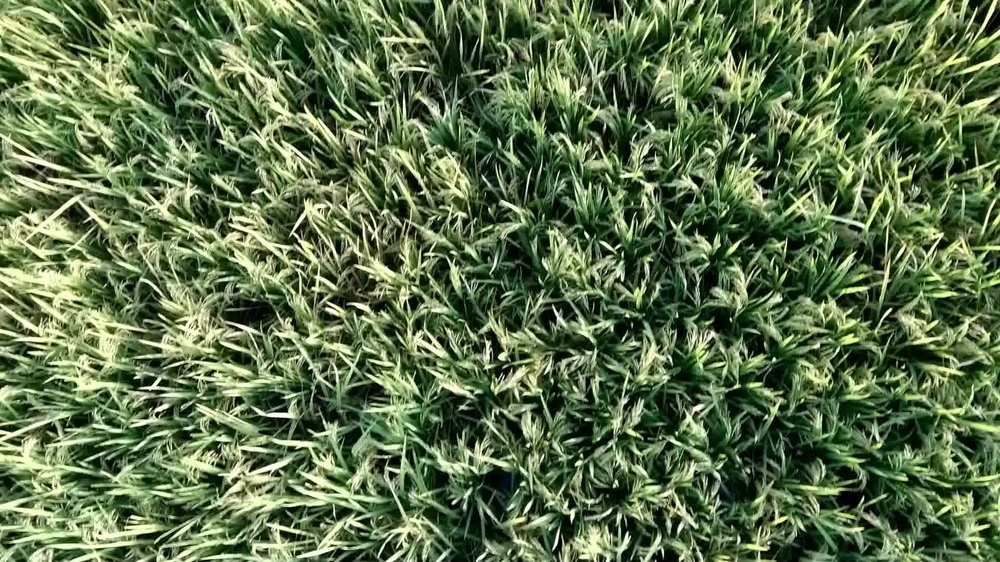
#> input picture project/backend/images/ezgif-frame-020.jpg, 1000 x 562 px, shrunk from 1920 x 1080 before the run, found by its file name; its folder holds only this picture in this run
$ python preprocess.py
#> lines starting #> are read from the running program, lines starting #| are printed output that depends on the picture
import os
import cv2
import numpy as np
import pandas as pd

def preprocess_image(image):
    """
    Preprocess image by enhancing contrast, normalizing color, and reducing noise.
    """
    # Convert image to Lab color space (better separation of lightness and color channels)
    image_lab = cv2.cvtColor(image, cv2.COLOR_BGR2LAB)
    l, a, b = cv2.split(image_lab)

    # Apply CLAHE (Contrast Limited Adaptive Histogram Equalization) to enhance contrast
    clahe = cv2.createCLAHE(clipLimit=3.0, tileGridSize=(8, 8))
    cl = clahe.apply(l)  # Enhance only the lightness channel
    enhanced_lab_image = cv2.merge([cl, a, b])
    enhanced_image = cv2.cvtColor(enhanced_lab_image, cv2.COLOR_LAB2BGR)

    # Reduce noise using Gaussian blur for smoothing
    smoothed_image = cv2.GaussianBlur(enhanced_image, (5, 5), 0)

    return smoothed_image

def calculate_vari(image):
    """
    Calculate the VARI for an image (Green-Red / Green+Red-Blue).
    VARI is sensitive to color balance, so we can adjust for that.
    """
    red = image[:, :, 2].astype(float)
    green = image[:, :, 1].astype(float)
    blue = image[:, :, 0].astype(float)

    # Ensure we handle edge cases with a small epsilon to avoid division by zero
    vari = (green - red) / (green + red - blue + 1e-6)  # VARI formula
    return np.clip(vari, -1, 1)  # Clip the values between -1 and 1

def generate_label(vari_mean):
    """
    Generate label based on the mean VARI value.
    """
    if vari_mean >= 0.7:
        return 4  # Very healthy vegetation (green)
    elif vari_mean >= 0.6:
        return 3  # Healthy vegetation
    elif vari_mean >= 0.4:
        return 2  # Semi-healthy vegetation
    elif vari_mean >= 0.2:
        return 1  # Poor vegetation
    else:
        return 0  # Barren or unhealthy vegetation

def split_image_into_regions(image, rows=4, cols=4):
    """
    Split the image into regions of equal size.
    """
    height, width = image.shape[:2]
    region_height = height // rows
    region_width = width // cols
    regions = []

    for i in range(rows):
        for j in range(cols):
            y_start, y_end = i * region_height, (i + 1) * region_height
            x_start, x_end = j * region_width, (j + 1) * region_width
            regions.append((image[y_start:y_end, x_start:x_end], (y_start, y_end, x_start, x_end)))

    return regions

# [30 lines left out: function annotate_image, not called in this run]

def enhance_image(image):
    """
    This function aims to enhance the image based on global illumination or low-contrast regions.
    """
    # Apply a simple brightness/contrast enhancement
    image_lab = cv2.cvtColor(image, cv2.COLOR_BGR2LAB)
    l, a, b = cv2.split(image_lab)
    l = cv2.equalizeHist(l)  # Equalize histogram of the L (lightness) channel
    enhanced_image = cv2.merge([l, a, b])
    enhanced_image = cv2.cvtColor(enhanced_image, cv2.COLOR_LAB2BGR)
    return enhanced_image

# Directories
input_folder = "C:/Users/Sohum Srivastava/Desktop/vari-app/project/backend/images"
output_folder = "C:/Users/Sohum Srivastava/Desktop/vari-app/project/backend/output_images"
vari_folder = "C:/Users/Sohum Srivastava/Desktop/vari-app/project/backend/vari_values"
label_folder = "C:/Users/Sohum Srivastava/Desktop/vari-app/project/backend/labels"


# Process each image
for filename in os.listdir(input_folder):
    filepath = os.path.join(input_folder, filename)
    if filename.lower().endswith(('.png', '.jpg', '.jpeg')):
        # Load and preprocess image
        image = cv2.imread(filepath)
#> image is the input picture: shape (562, 1000, 3); mean B, G, R 75.3, 114.6, 93.4
        enhanced_image = enhance_image(image)  # Brightness/contrast adjustment
#> in enhance_image, `image_lab = cv2.cvtColor(image, cv2.COLOR_BGR2LAB)`: image_lab: shape (562, 1000, 3); mean of channels 0, 1, 2 113, 112.8, 146.8
#> in enhance_image, `l, a, b = cv2.split(image_lab)`:
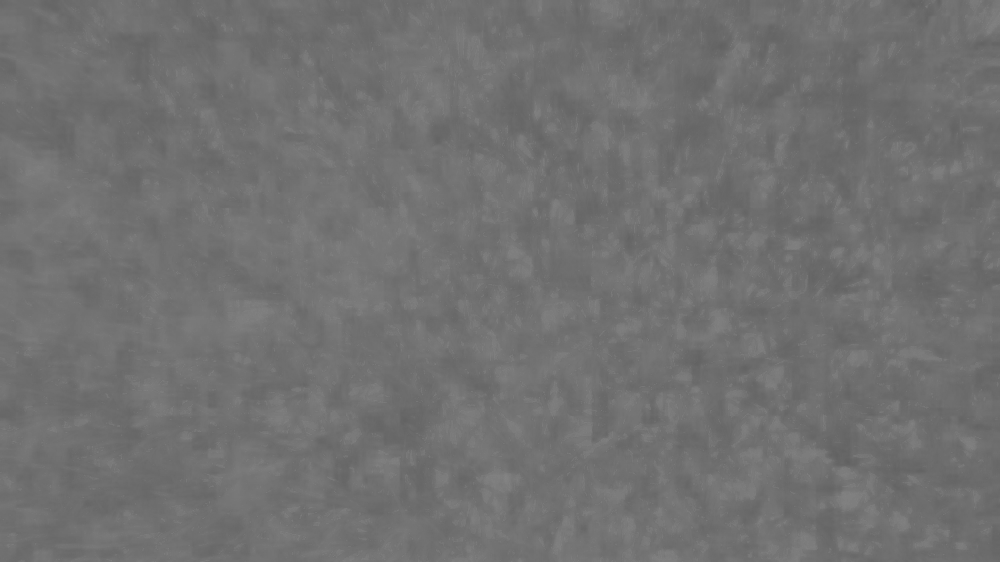
#> a: shape (562, 1000); min 97, max 132, mean 112.8
#> in enhance_image, `l = cv2.equalizeHist(l)`:
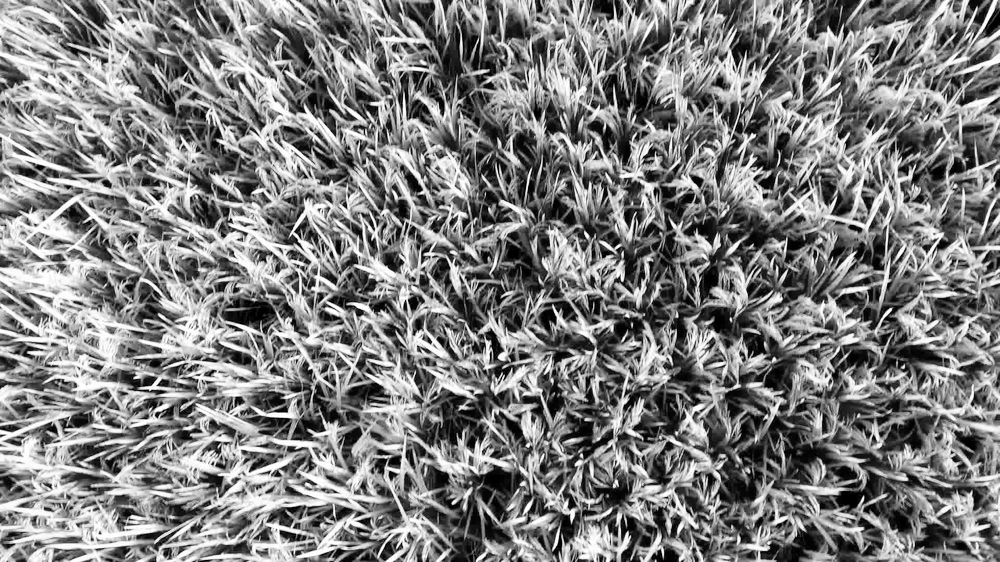
#> l: shape (562, 1000); min 0, max 255, mean 128.1
#> in enhance_image, `enhanced_image = cv2.merge([l, a, b])`: enhanced_image: shape (562, 1000, 3); mean of channels 0, 1, 2 128.1, 112.8, 146.8
        preprocessed_image = preprocess_image(enhanced_image)
#> in preprocess_image, `image_lab = cv2.cvtColor(image, cv2.COLOR_BGR2LAB)`: image_lab: shape (562, 1000, 3); mean of channels 0, 1, 2 128.1, 112.8, 146.8
#> in preprocess_image, `enhanced_lab_image = cv2.merge([cl, a, b])`: enhanced_lab_image: shape (562, 1000, 3); mean of channels 0, 1, 2 128.1, 112.8, 146.8
#> in preprocess_image, `smoothed_image = cv2.GaussianBlur(enhanced_image, (5, 5), 0)`:
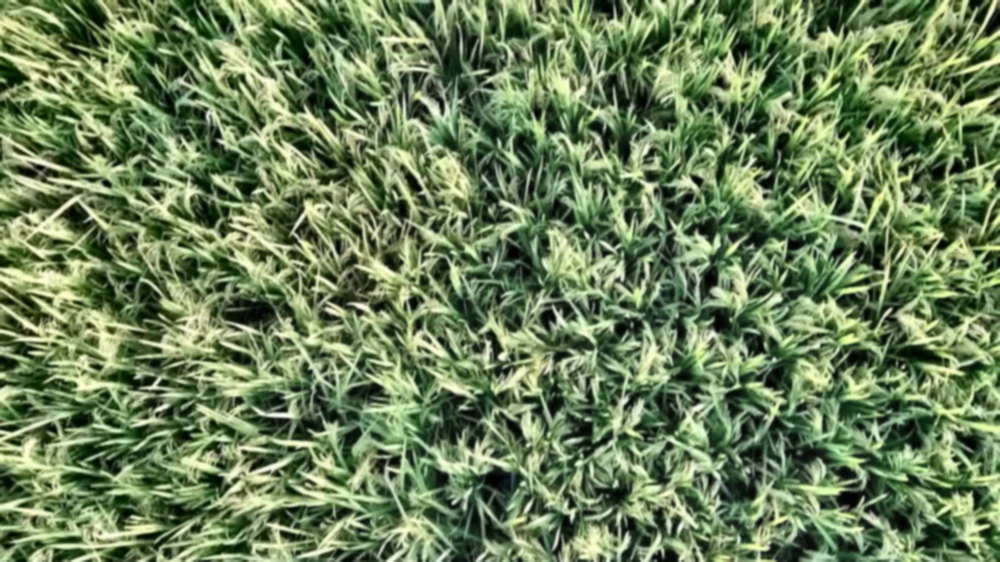
#> smoothed_image: shape (562, 1000, 3); mean B, G, R 90.3, 129.8, 108.6

        # Calculate VARI for vegetation detection
        vari = calculate_vari(preprocessed_image)
#> in calculate_vari, `red = image[:, :, 2].astype(float)`:
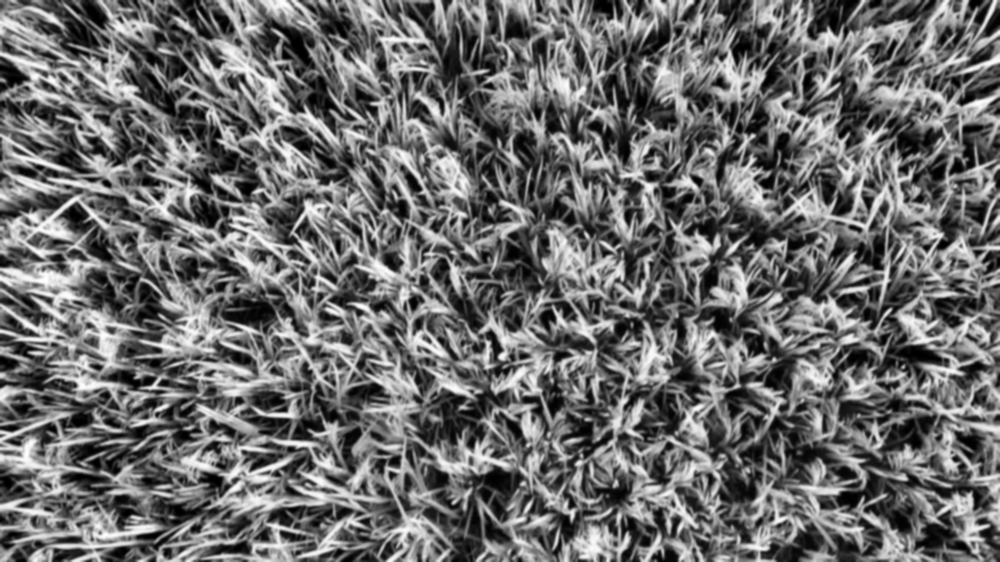
#> red: shape (562, 1000) float64; min 0, max 255, mean 108.6
#> in calculate_vari, `green = image[:, :, 1].astype(float)`:
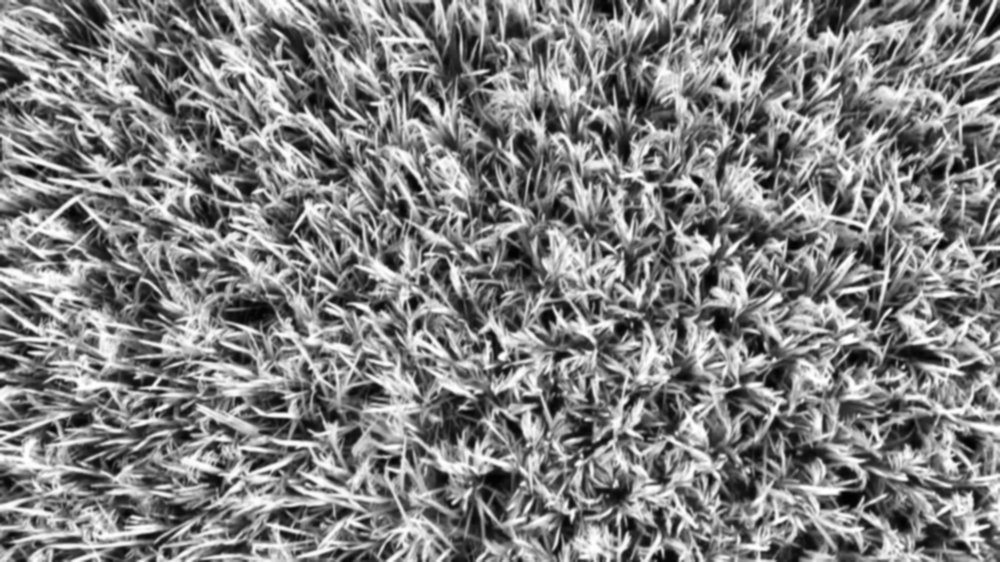
#> green: shape (562, 1000) float64; min 2, max 255, mean 129.8
#> in calculate_vari, `blue = image[:, :, 0].astype(float)`:
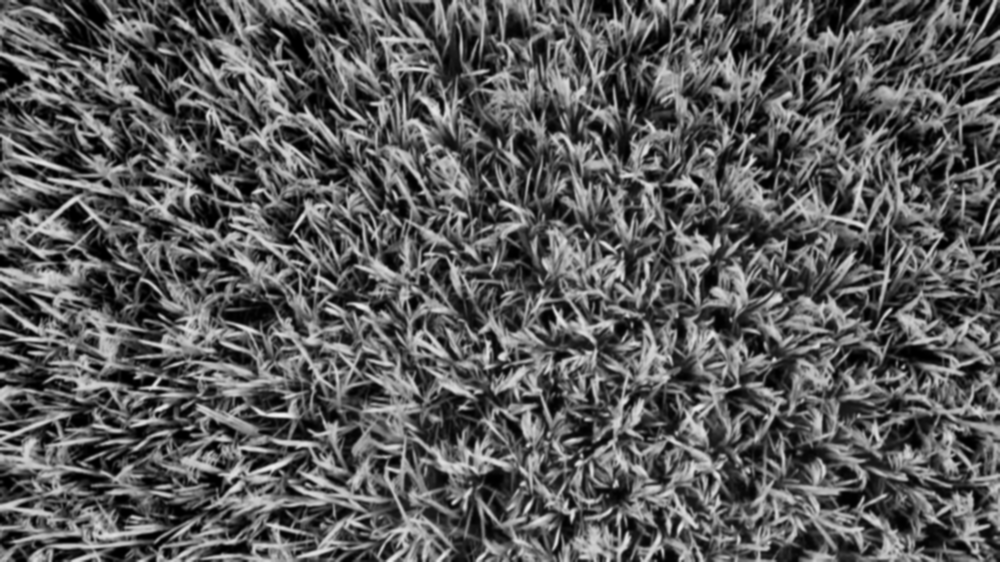
#> blue: shape (562, 1000) float64; min 0, max 243, mean 90.3
#> in calculate_vari, `return np.clip(vari, -1, 1)`:
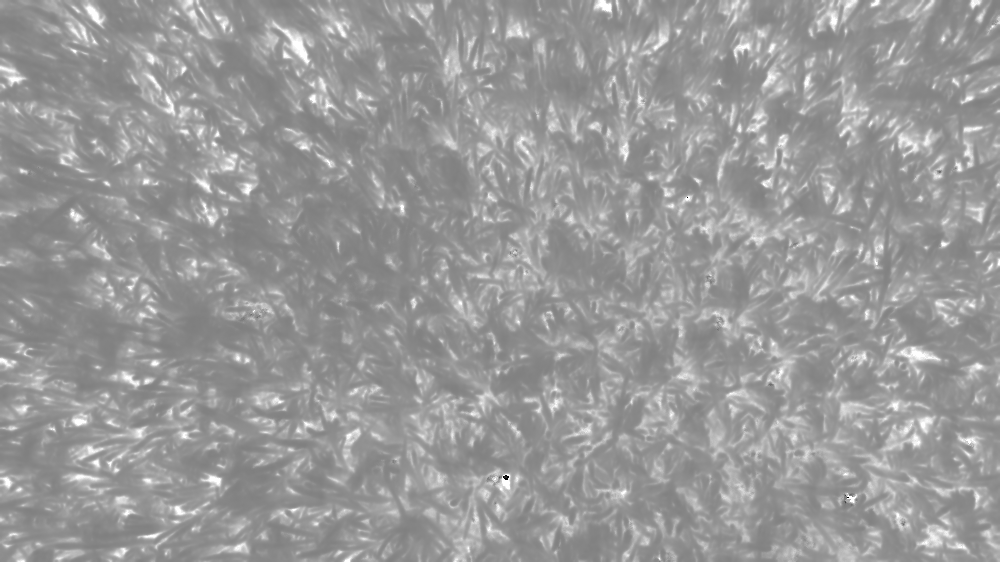
#> returned value: shape (562, 1000) float64; min -1, max 1, mean 0.201; drawn with min black and max white

        # Split image into regions
        regions = split_image_into_regions(image, 4, 4)
#> after the loop in split_image_into_regions, `for i in range(rows):`: regions = 16 items
#> regions = 16 items

        # Calculate mean VARI for each region
        vari_values = [np.mean(vari[y_start:y_end, x_start:x_end]) for _, (y_start, y_end, x_start, x_end) in regions]
#> vari_values = [0.205, 0.202, 0.218, 0.221, 0.167, 0.134, 0.225, 0.219, 0.157, 0.176, 0.21, 0.229, 0.202, 0.205, 0.203, 0.251]
        labels = [generate_label(value) for value in vari_values]
#> labels = [1, 1, 1, 1, 0, 0, 1, 1, 0, 0, 1, 1, 1, 1, 1, 1]

        # Save VARI values to CSV
#> (the run stopped early here; a loop or call above may not have finished)

$ run again, on project/backend/images/ezgif-frame-053.jpg
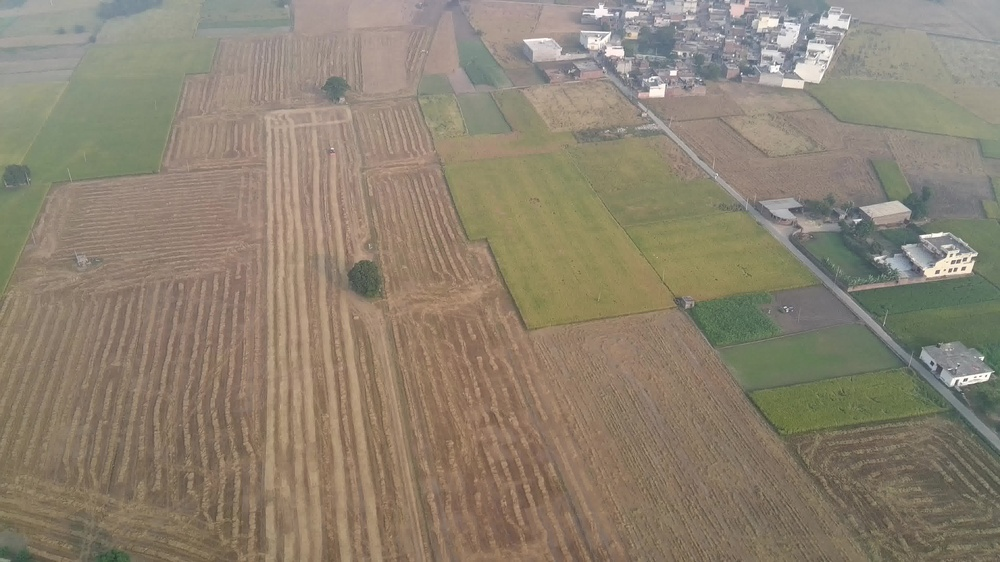
#> input picture project/backend/images/ezgif-frame-053.jpg, 1000 x 562 px, shrunk from 3840 x 2160 before the run, found by its file name
#> image is the input picture: shape (562, 1000, 3); mean B, G, R 113.1, 130.2, 140.8
#> enhanced_lab_image: shape (562, 1000, 3); mean of channels 0, 1, 2 134, 129.3, 138.5
#> in calculate_vari, `blue = image[:, :, 0].astype(float)`:
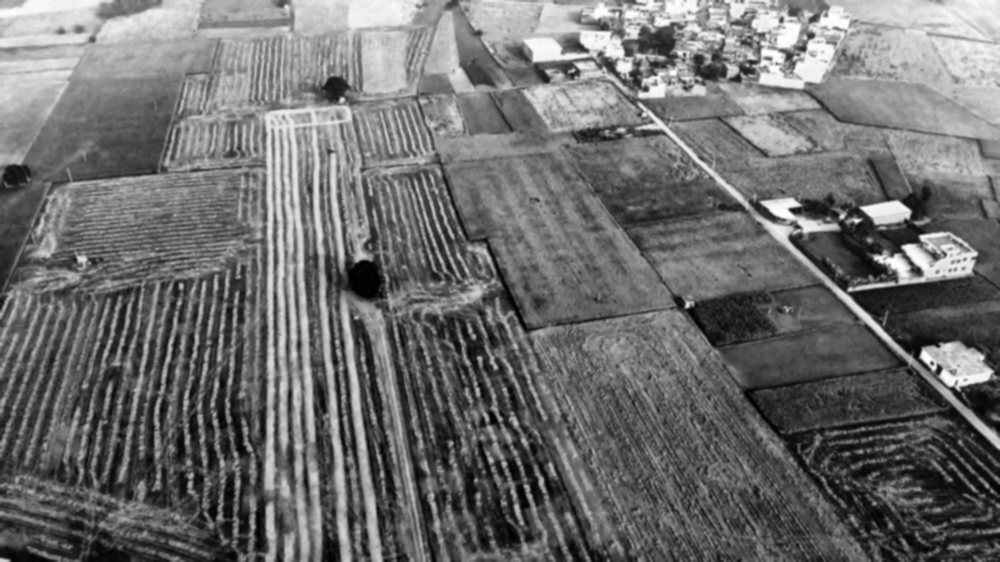
#> blue: shape (562, 1000) float64; min 0, max 255, mean 110.3
#> in calculate_vari, `return np.clip(vari, -1, 1)`:
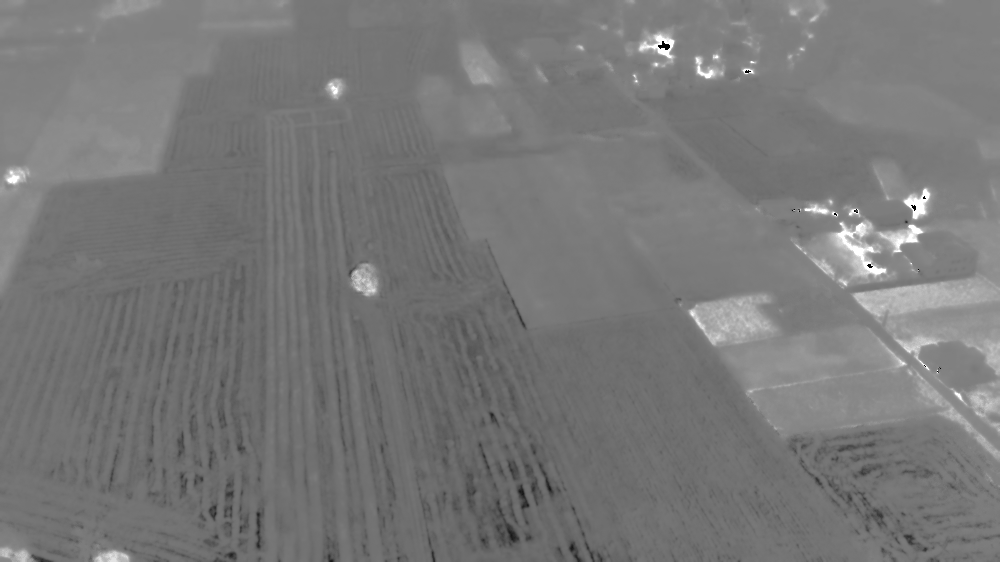
#> returned value: shape (562, 1000) float64; min -1, max 1, mean -0.0584; drawn with min black and max white
#> after the loop in split_image_into_regions, `for i in range(rows):`: regions = 16 items
#> vari_values = [0.02, -0.0464, -0.0123, 0.00419, -0.0545, -0.11, -0.0338, 0.0647, -0.138, -0.15, -0.0773, 0.141, -0.124, -0.167, -0.157, -0.0908]
#> labels = [0, 0, 0, 0, 0, 0, 0, 0, 0, 0, 0, 0, 0, 0, 0, 0]

$ run again, on project/backend/images/ezgif-frame-022.jpg
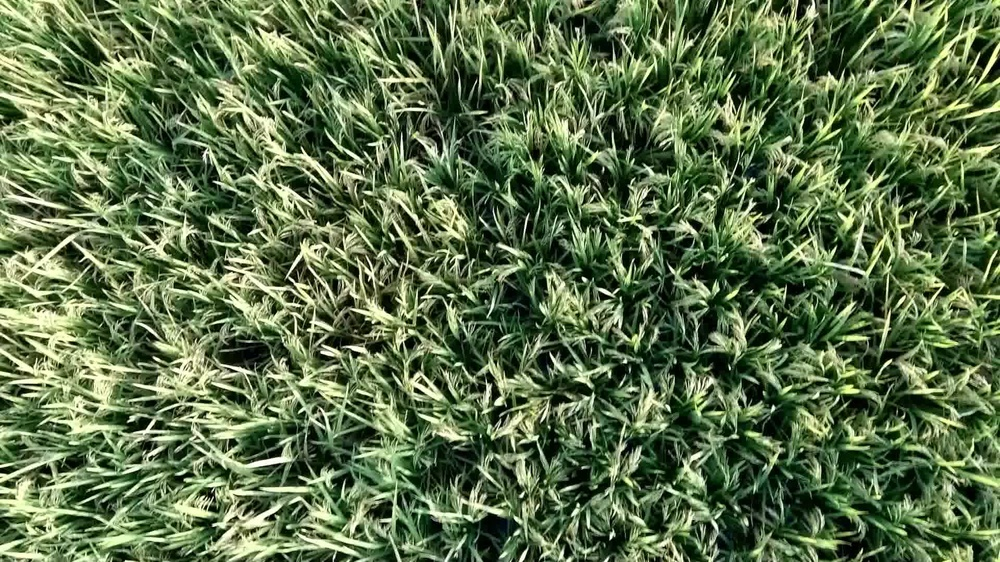
#> input picture project/backend/images/ezgif-frame-022.jpg, 1000 x 562 px, shrunk from 1920 x 1080 before the run, found by its file name
#> image is the input picture: shape (562, 1000, 3); mean B, G, R 75.2, 113.8, 92.9
#> enhanced_lab_image: shape (562, 1000, 3); mean of channels 0, 1, 2 127.9, 113, 146.4
#> in calculate_vari, `blue = image[:, :, 0].astype(float)`:
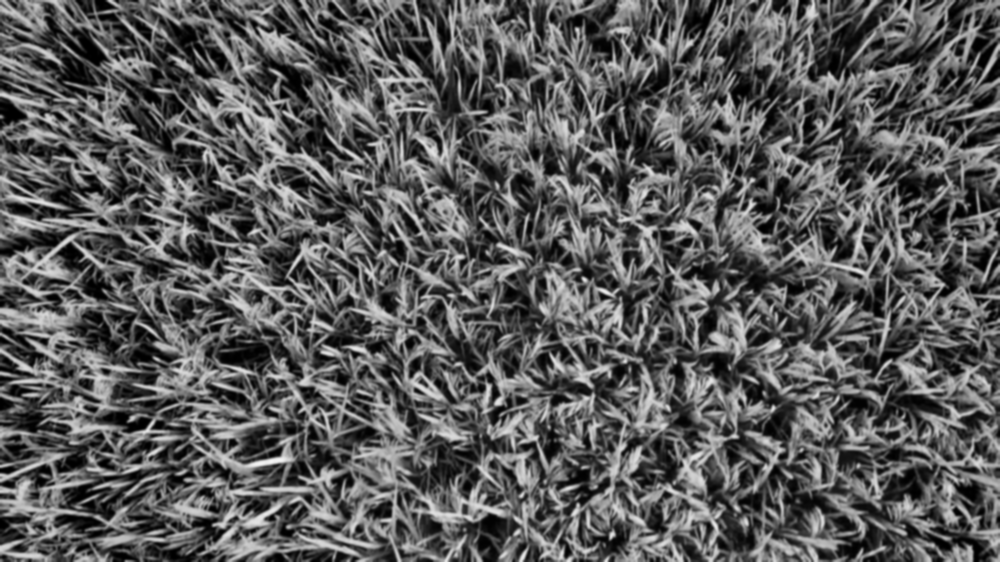
#> blue: shape (562, 1000) float64; min 0, max 246, mean 90.7
#> in calculate_vari, `return np.clip(vari, -1, 1)`:
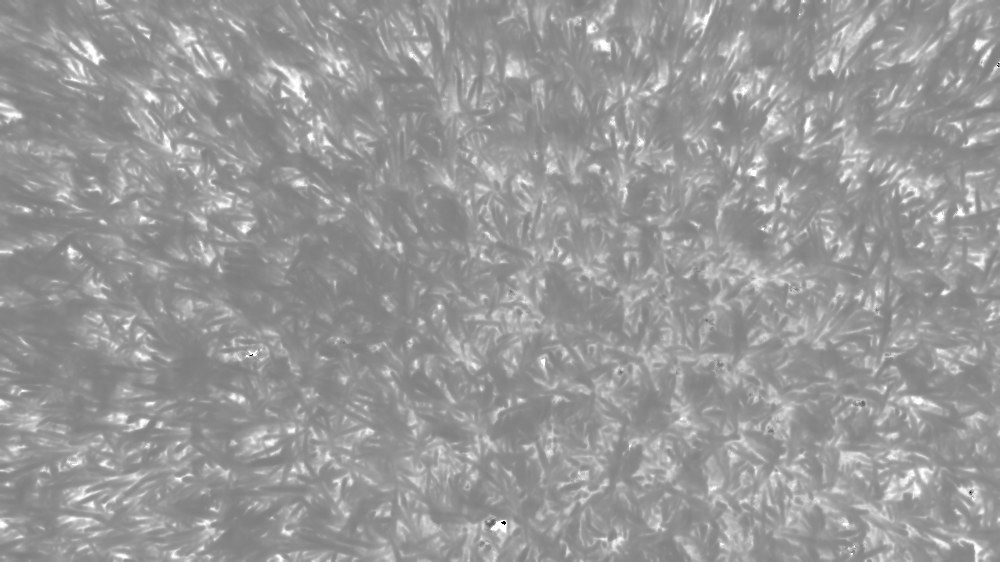
#> returned value: shape (562, 1000) float64; min -1, max 1, mean 0.199; drawn with min black and max white
#> after the loop in split_image_into_regions, `for i in range(rows):`: regions = 16 items
#> vari_values = [0.189, 0.194, 0.203, 0.216, 0.182, 0.147, 0.226, 0.226, 0.142, 0.145, 0.204, 0.214, 0.203, 0.217, 0.221, 0.259]
#> labels = [0, 0, 1, 1, 0, 0, 1, 1, 0, 0, 1, 1, 1, 1, 1, 1]
